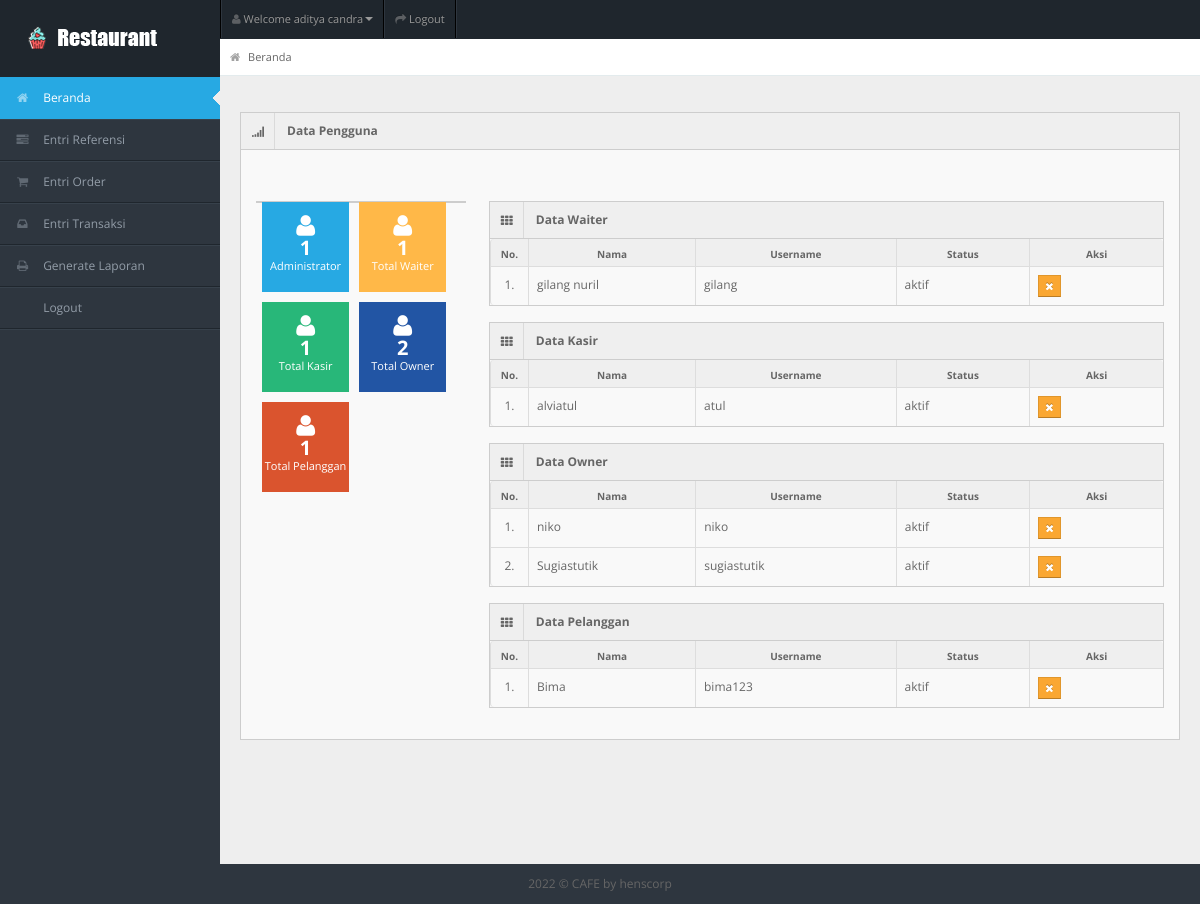
Page /beranda.php (signed in) on the committed database.
### tables this page shows
CREATE TABLE `tb_user` (
  `id_user` int(11) NOT NULL,
  `username` varchar(150) NOT NULL,
  `password` varchar(150) NOT NULL,
  `nama_user` varchar(150) NOT NULL,
  `id_level` int(11) NOT NULL,
  `status` varchar(150) NOT NULL
);

### beranda.php (the view, shortened to what this page needs)
<!DOCTYPE html>
<?php
include "connection/koneksi.php";
$id = $_SESSION['id_user'];
if(isset ($_SESSION['username'])){
  $query = "select * from tb_user natural join tb_level where id_user = $id";
  mysqli_query($conn, $query);
  $sql = mysqli_query($conn, $query);
  $query_jml_adm = "select count(*) AS jumlah_adm from tb_user natural join tb_level where id_level = 1 and status = 'aktif'";
  $sql_jml_adm = mysqli_query($conn, $query_jml_adm);
  $result_adm = mysqli_fetch_array($sql_jml_adm);
  $query_jml_wtr = "select count(*) AS jumlah_wtr from tb_user natural join tb_level where id_level = 2 and status = 'aktif'";
  $sql_jml_wtr = mysqli_query($conn, $query_jml_wtr);
  $result_wtr = mysqli_fetch_array($sql_jml_wtr);
  $query_jml_ksr = "select count(*) AS jumlah_ksr from tb_user natural join tb_level where id_level = 3 and status = 'aktif'";
  $sql_jml_ksr = mysqli_query($conn, $query_jml_ksr);
  $result_ksr = mysqli_fetch_array($sql_jml_ksr);
  $query_jml_own = "select count(*) AS jumlah_own from tb_user natural join tb_level where id_level = 4 and status = 'aktif'";
  $sql_jml_own = mysqli_query($conn, $query_jml_own);
  $result_own = mysqli_fetch_array($sql_jml_own);
  $query_jml_plg = "select count(*) AS jumlah_plg from tb_user natural join tb_level where id_level = 5 and status = 'aktif'";
  $sql_jml_plg = mysqli_query($conn, $query_jml_plg);
  $result_plg = mysqli_fetch_array($sql_jml_plg);
  while($r = mysqli_fetch_array($sql)){
?>
<html lang="en">
<head>
<link rel="stylesheet" href="template/dashboard/css/bootstrap.min.css" />
<link rel="stylesheet" href="template/dashboard/css/bootstrap-responsive.min.css" />
<link rel="stylesheet" href="template/dashboard/css/fullcalendar.css" />
<link rel="stylesheet" href="template/dashboard/css/matrix-style.css" />
<link rel="stylesheet" href="template/dashboard/css/matrix-media.css" />
<link href="template/dashboard/font-awesome/css/font-awesome.css" rel="stylesheet" />
<link rel="stylesheet" href="template/dashboard/css/jquery.gritter.css" />
</head>
<body>
<div id="header">
  <h1><a href="dashboard.php">Beranda</a></h1>
</div>
<div id="user-nav" class="navbar navbar-inverse">
  <ul class="nav">
    <li  class="dropdown" id="profile-messages" ><a title="" href="#" data-toggle="dropdown" data-target="#profile-messages" class="dropdown-toggle"><i class="icon icon-user"></i>  <span class="text">Welcome <?php echo $r['nama_user'];?></span><b class="caret"></b></a>
    </li>
    <li class=""><a title="" href="logout.php"><i class="icon icon-share-alt"></i> <span class="text">Logout</span></a></li>
  </ul>
</div>
<div id="sidebar"><a href="beranda.php" class="visible-phone"><i class="icon icon-home"></i> Beranda</a>
  <ul>
  <?php
    if($r['id_level'] == 1){
  ?>
    <li class="active"><a href="beranda.php"><i class="icon icon-home"></i> <span>Beranda</span></a> </li>
    <li> <a href="entri_referensi.php"><i class="icon icon-tasks"></i> <span>Entri Referensi</span></a> </li>
    <li> <a href="entri_order.php"><i class="icon icon-shopping-cart"></i> <span>Entri Order</span></a> </li>
    <li> <a href="entri_transaksi.php"><i class="icon icon-inbox"></i> <span>Entri Transaksi</span></a> </li>
    <li> <a href="generate_laporan.php"><i class="icon icon-print"></i> <span>Generate Laporan</span></a> </li>
    <li> <a href="logout.php"><i class="icon icon-sign-out"></i> <span>Logout</span></a> </li>
  <?php
    } else if($r['id_level'] == 2){
  ?>
    <li class="active"><a href="beranda.php"><i class="icon icon-home"></i> <span>Beranda</span></a> </li>
    <li> <a href="entri_order.php"><i class="icon icon-shopping-cart"></i> <span>Entri Order</span></a> </li>
    <li> <a href="generate_laporan.php"><i class="icon icon-print"></i> <span>Generate Laporan</span></a> </li>
    <li> <a href="logout.php"><i class="icon icon-sign-out"></i> <span>Logout</span></a> </li>
  <?php
    } else if($r['id_level'] == 3){
  ?>
    <li class="active"><a href="beranda.php"><i class="icon icon-home"></i> <span>Beranda</span></a> </li>
    <li> <a href="entri_transaksi.php"><i class="icon icon-inbox"></i> <span>Entri Transaksi</span></a> </li>
    <li> <a href="generate_laporan.php"><i class="icon icon-print"></i> <span>Generate Laporan</span></a> </li>
    <li> <a href="logout.php"><i class="icon icon-sign-out"></i> <span>Logout</span></a> </li>
  <?php
    } else if($r['id_level'] == 4){
  ?>
    <li class="active"><a href="beranda.php"><i class="icon icon-home"></i> <span>Beranda</span></a> </li>
    <li> <a href="generate_laporan.php"><i class="icon icon-print"></i> <span>Generate Laporan</span></a> </li>
    <li> <a href="logout.php"><i class="icon icon-sign-out"></i> <span>Logout</span></a> </li>
  <?php
    } else if($r['id_level'] == 5){
  ?>
    <li class="active"><a href="beranda.php"><i class="icon icon-home"></i> <span>Beranda</span></a> </li>
    <li> <a href="entri_order.php"><i class="icon icon-shopping-cart"></i> <span>Entri Order</span></a> </li>
    <li> <a href="logout.php"><i class="icon icon-sign-out"></i> <span>Logout</span></a> </li>
  <?php
    }
  ?>
  </ul>
</div>
<div id="content">
  <div id="content-header">
    <div id="breadcrumb"> <a href="beranda.php" title="Go to Home" class="tip-bottom"><i class="icon-home"></i> Beranda</a></div>
  </div>
  <div class="container-fluid">
    <div class="row-fluid">
    <?php
      if($r['id_level'] == 1 || $r['id_level'] == 2 || $r['id_level'] == 3){
    ?>
      <div class="widget-box">
        <div class="widget-title bg_lg"><span class="icon"><i class="icon-signal"></i></span>
          <h5>Data Pengguna</h5>
        </div>
        <div class="widget-content" >
          <div class="row-fluid">
            <div class="span3">
              <div class="widget-box">
                <div class="widget-content nopadding">
                  <ul class="site-stats quick-actions">
                    <li class="bg_lb"><i class="icon-user"></i> <strong><?php echo $result_adm['jumlah_adm']; ?></strong> <small>Administrator</small></li>
                    <li class="bg_ly"><i class="icon-user"></i> <strong><?php echo $result_wtr['jumlah_wtr']; ?></strong> <small>Total Waiter</small></li>
                    <li class="bg_lg"><i class="icon-user"></i> <strong><?php echo $result_ksr['jumlah_ksr']; ?></strong> <small>Total Kasir</small></li>
                    <li class="bg_ls"><i class="icon-user"></i> <strong><?php echo $result_own['jumlah_own']; ?></strong> <small>Total Owner</small></li>
                    <li class="bg_lo"><i class="icon-user"></i> <strong><?php echo $result_plg['jumlah_plg']; ?></strong> <small>Total Pelanggan</small></li>
                  </ul>
                </div>
              </div>
            </div>
            <div class="span9">
              <div class="widget-box">
                <?php
                  $query_data_wtr = "select * from tb_user where id_level = 2";
                  $sql_data_wtr = mysqli_query($conn, $query_data_wtr);
                  $no = 1;
                ?>
                <div class="widget-title"> <span class="icon"> <i class="icon-th"></i> </span>
                  <h5>Data Waiter</h5>
                </div>
                <div class="widget-content nopadding">
                  <table class="table table-bordered" style="width: 100%">
                    <thead>
                      <tr>
                        <th style="width:5%">No.</th>
                        <th style="width:25%">Nama</th>
                        <th style="width:30%">Username</th>
                        <th style="width:20%">Status</th>
                        <th style="width:20%">Aksi</th>
                      </tr>
                    </thead>
                    <tbody>
                      <?php
                        while($r_dt_wtr = mysqli_fetch_array($sql_data_wtr)){
                      ?>
                        <tr class="odd gradeX">
                          <td><center><?php echo $no++; ?>.</center></td>
                          <td><?php echo $r_dt_wtr['nama_user']; ?></td>
                          <td><?php echo $r_dt_wtr['username']; ?></td>
                          <td><?php echo $r_dt_wtr['status']; ?></td>
                          <td>
                            <form action="" method="post">
                            <?php
                              if($r_dt_wtr['status'] == 'aktif'){
                            ?>
                                <button name="unvalidasi" value="<?php echo $r_dt_wtr['id_user']; ?>" class="btn btn-warning btn-mini">
                                  <i class='icon icon-remove'></i>
                                </button>
                            <?php
                              }
                            ?>
                            </form>
                          </td>
                        </tr>
                      <?php
                        }
                      ?>
                    </tbody>
                  </table>
                </div>
              </div>
              <div class="widget-box">
                <?php
                  $query_data_ksr = "select * from tb_user where id_level = 3";
                  $sql_data_ksr = mysqli_query($conn, $query_data_ksr);
                  $no_ksr = 1;
                ?>
                <div class="widget-title"> <span class="icon"> <i class="icon-th"></i> </span>
                  <h5>Data Kasir</h5>
                </div>
                <div class="widget-content nopadding">
                  <table class="table table-bordered table-striped " style="width: 100%">
                    <thead>
                      <tr>
                        <th style="width:5%">No.</th>
                        <th style="width:25%">Nama</th>
                        <th style="width:30%">Username</th>
                        <th style="width:20%">Status</th>
                        <th style="width:20%">Aksi</th>
                      </tr>
                    </thead>
                    <tbody>
                      <?php
                        while($r_dt_ksr = mysqli_fetch_array($sql_data_ksr)){
                      ?>
                        <tr class="odd gradeX">
                          <td><center><?php echo $no_ksr++; ?>.</center></td>
                          <td><?php echo $r_dt_ksr['nama_user']; ?></td>
                          <td><?php echo $r_dt_ksr['username']; ?></td>
                          <td><?php echo $r_dt_ksr['status']; ?></td>
                          <td>
                            <form action="" method="post">
                            <?php
                              if($r_dt_ksr['status'] == 'aktif'){
                            ?>
                                <button name="unvalidasi" value="<?php echo $r_dt_ksr['id_user']; ?>" class="btn btn-warning btn-mini">
                                  <i class='icon icon-remove'></i>
                                </button>
                            <?php
                              }
                            ?>
                            </form>
                          </td>
                        </tr>
                      <?php
                        }
                      ?>
                    </tbody>
                  </table>
                </div>
              </div>
              <div class="widget-box">
                <?php
                  $query_data_own = "select * from tb_user where id_level = 4";
                  $sql_data_own = mysqli_query($conn, $query_data_own);
                  $no_own = 1;
                ?>
                <div class="widget-title"> <span class="icon"> <i class="icon-th"></i> </span>
                  <h5>Data Owner</h5>
                </div>
                <div class="widget-content nopadding">
                  <table class="table table-bordered table-striped" style="width: 100%">
                    <thead>
                      <tr>
                        <th style="width:5%">No.</th>
                        <th style="width:25%">Nama</th>
                        <th style="width:30%">Username</th>
                        <th style="width:20%">Status</th>
                        <th style="width:20%">Aksi</th>
                      </tr>
                    </thead>
                    <tbody>
                      <?php
                        while($r_dt_own = mysqli_fetch_array($sql_data_own)){
                      ?>
                        <tr class="odd gradeX">
                          <td><center><?php echo $no_own++; ?>.</center></td>
                          <td><?php echo $r_dt_own['nama_user']; ?></td>
                          <td><?php echo $r_dt_own['username']; ?></td>
                          <td><?php echo $r_dt_own['status']; ?></td>
                          <td>
                            <form action="" method="post">
                            <?php
                              if($r_dt_own['status'] == 'aktif'){
                            ?>
                                <button name="unvalidasi" value="<?php echo $r_dt_own['id_user']; ?>" class="btn btn-warning btn-mini">
                                  <i class='icon icon-remove'></i>
                                </button>
                            <?php
                              }
                            ?>
                            </form>
                          </td>
                        </tr>
                      <?php
                        }
                      ?>
                    </tbody>
                  </table>
                </div>
              </div>
              <div class="widget-box">
                <?php
                  $query_data_plg = "select * from tb_user where id_level = 5";
                  $sql_data_plg = mysqli_query($conn, $query_data_plg);
                  $no_plg = 1;
                ?>
                <div class="widget-title"> <span class="icon"> <i class="icon-th"></i> </span>
                  <h5>Data Pelanggan</h5>
                </div>
                <div class="widget-content nopadding">
                  <table class="table table-bordered table-striped" style="width: 100%">
                    <thead>
                      <tr>
                        <th style="width:5%">No.</th>
                        <th style="width:25%">Nama</th>
                        <th style="width:30%">Username</th>
                        <th style="width:20%">Status</th>
                        <th style="width:20%">Aksi</th>
                      </tr>
                    </thead>
                    <tbody>
                      <?php
                        while($r_dt_plg = mysqli_fetch_array($sql_data_plg)){
                      ?>
                        <tr class="odd gradeX">
                          <td><center><?php echo $no_plg++; ?>.</center></td>
                          <td><?php echo $r_dt_plg['nama_user']; ?></td>
                          <td><?php echo $r_dt_plg['username']; ?></td>
                          <td><?php echo $r_dt_plg['status']; ?></td>
                          <td>
                            <form action="" method="post">
                            <?php
                              if($r_dt_plg['status'] == 'aktif'){
                            ?>
                                <button name="unvalidasi" value="<?php echo $r_dt_plg['id_user']; ?>" class="btn btn-warning btn-mini">
                                  <i class='icon icon-remove'></i>
                                </button>
                            <?php
                              }
                            ?>
                            </form>
                          </td>
                        </tr>
                      <?php
                        }
                      ?>
                    </tbody>
                  </table>
                </div>
              </div>
            </div>
          </div>
        </div>
      </div>
      <?php
        }
      ?>
    </div>
  </div>
</div>
<div class="row-fluid">
  <div id="footer" class="span12"> <?php echo date('Y'); ?> &copy; CAFE <a href="#">by henscorp</a> </div>
</div>
</body>
</html>
<?php
  }
} else {
  header('location: logout.php');
}
?>

### rows in the picture
tb_user: nama_user "aditya candra", jumlah_adm "1", jumlah_wtr "1", jumlah_ksr "1", jumlah_own "2", jumlah_plg "1"
tb_user: nama_user "gilang nuril", username "gilang", status "aktif", $r_dt_wtr['id_user'] 6 (drawn)
tb_user: nama_user "alviatul", username "atul", status "aktif", $r_dt_ksr['id_user'] 7 (drawn)
tb_user: nama_user "niko", username "niko", status "aktif", $r_dt_own['id_user'] 8 (drawn)
tb_user: nama_user "Sugiastutik", username "sugiastutik", status "aktif", $r_dt_own['id_user'] 9 (drawn)
tb_user: nama_user "Bima", username "bima123", status "aktif", $r_dt_plg['id_user'] 15 (drawn)
